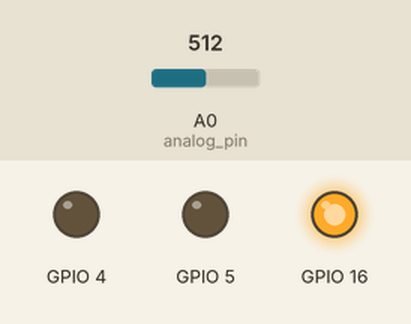
This sketch was run on a simulated ESP8266 (NodeMCU). On the bench: output pins drawn as LEDs (lit = HIGH). Inputs (shaded band) come from the test bench; at power-on: A0 (analog_pin) = 512. What the sketch prints to the serial monitor is not drawn.

Above: at 37.6 s.
At 68.1 s:
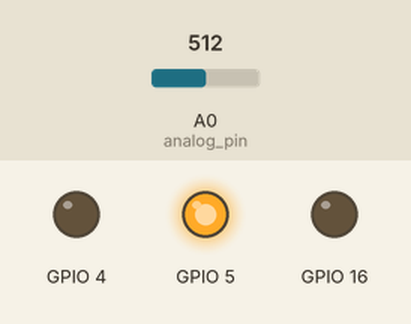
At 98.6 s:
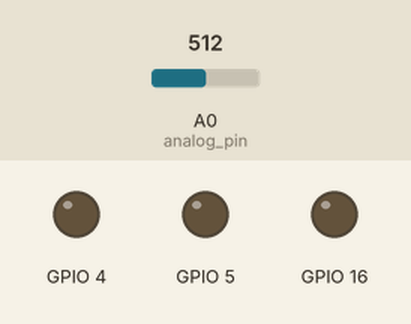
Timing chart, 0 to 130.0 s (numbered marks = the images above):
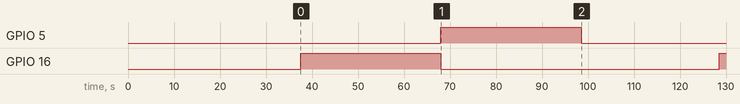

The sketch:

IoT-Crop-Monitoring-System.ino
```cpp
/*
    \file:   iotcrpmonitor.ino
    \brief:  This is source file for the implementation of the IoT crop monitor
    \author: César Villarreal @4497cv
    \date:   01/04/2020
*/

/****************************************
 * Include Libraries
 ****************************************/
#include "lib/UbidotsESPMQTT.h"
#include "lib/lm35dz.h"
#include "lib/cd4051be.h"
/****************************************
 * Define Constants
 ****************************************/
#define TOKEN          "BBFF-sCI4BMLnYxSCDgJwsR5AwQlwIqYsl6" // Your Ubidots TOKEN
#define WIFINAME_CASA  "ARRIS-AC62" //Your SSID
#define WIFIPASS_CASA  "F3DA7DAD49EFE77B" // Your Wifi Pass
#define WIFINAME       "The Coolest Pool Wifi"
#define WIFIPASS       "2WC466403315"
#define DEVICE_LABEL   "esp8266"
#define PWROUT_VALUE   62
#define TEMP_DELAY     60 //2 min delay
#define LUM_DELAY      100 //5 min delay
#define HUM_DELAY      240 //4 min delay

static uint8_t master_switch_st;
static float temp_delay;
static float lum_delay;
static float sm_delay;
static char* sw_topic = "/v1.6/devices/control/master-switch/lv";

Ubidots client(TOKEN);

void temperature_isr()
{
    float sensor_val;
    cd4051be_setChannel(CH_0);
    sensor_val = LM35DZ_get_current_temperature(celcius);

    if((temp_limit_low  <  sensor_val) &&
       (temp_limit_high >  sensor_val))
    {
        client.add("lm35", sensor_val);
        client.ubidotsPublish("node-mcu");
    }

    client.loop();
}

void luminosity_isr()
{
    float sensor_val;
    sensor_val = cd4051be_ChannelRead(CH_1);
    sensor_val = (sensor_val*100.0)/1024.0;
    client.add("luminosity", sensor_val);
    client.ubidotsPublish("node-mcu");
    client.loop();
}

void soil_humidity_isr()
{
    float sensor_val;
    sensor_val = cd4051be_ChannelRead(CH_2);
    sensor_val = (841-sensor_val)/4.05;
    client.add("soil-humidity", sensor_val);
    client.ubidotsPublish("node-mcu");
    client.loop();
}

void callback(char* topic, byte* payload, unsigned int length)
{
  int i;
  Serial.print(topic);

  for (i = 0; i < length ; i++) Serial.print((char)payload[i]);
  Serial.println();

  if(topic == sw_topic)
  {
      Serial.printf("MS payload [0] = %f\n", payload[0]);
      master_switch_st = payload[0];
  }

}

/****************************************
 * Main Functions
 ****************************************/
void setup()
{
  lm35dz_t sensor_config;
  sensor_config.op_mode = cd4051be;

  LM35DZ_init(sensor_config);
  /* multiplexer module initialization */
  cd4051be_init();

  /* establish serial communication */
  Serial.begin(115200);
  client.ubidotsSetBroker("industrial.api.ubidots.com");
  /* activate debugging messages on console */
  client.setDebug(true); // Pass a true or false bool value to activate debug messages
  /* establish wifi communication */
  client.wifiConnection(WIFINAME_CASA, WIFIPASS_CASA);
  /* set message callback function */
  client.begin(callback);
  /* subscribe to a device variable */
  client.ubidotsSubscribe("control","master-switch"); //Insert the dataSource and Variable's Labels

}

void loop()
{
 channel_e current_channel;
  float sensor_val;

  if(!client.connected())
  {
      client.reconnect();
  }


    current_channel = cd4051be_getCurrentChannel();

    switch(current_channel)
    {
      case CH_0:
          temperature_isr();
      break;
      case CH_1:
          luminosity_isr();
      break;
      case CH_2:
          soil_humidity_isr();
      break;
      default:

      break;
    }

  delay(30000);
  cd4051be_SwitchChannel();
  client.loop();
}
```

atmega328p.cpp
```cpp
#include "../lib/atmega328p.h"
```

cd4051be.cpp
```cpp
/*
    \file:   cd4051be.cpp
    \brief:  This is source file for the API for the cd405be multiplexor
    \author: César Villarreal @4497cv
    \date:   01/04/2020
*/
#include "../lib/cd4051be.h"

static channel_e ch_value_g;

static channel_t cd4051be_channels_g[CH_NUM]=
{
  {{CH_1, CH_2,  CH_0}},
  {{CH_2, CH_0,  CH_1}},
  {{CH_0, CH_1,  CH_2}}
};

void cd4051be_init(void)
{
  pinMode(COM,        INPUT); //COM port
  pinMode(MUX_C,     OUTPUT); //Digital pin 0
  pinMode(MUX_B,     OUTPUT); //Digital pin 1
  pinMode(MUX_A,     OUTPUT); //Digital pin 2
  cd4051be_setChannel(CH_0);
  ch_value_g = CH_0;
}

void cd4051be_setChannel(channel_e channelNumber)
{
  switch(channelNumber)
  {
    case CH_0:
        digitalWrite(MUX_C, LOW);
        digitalWrite(MUX_B, LOW);
        digitalWrite(MUX_A, LOW);
    break;
    case CH_1:
        digitalWrite(MUX_C, LOW);
        digitalWrite(MUX_B, LOW);
        digitalWrite(MUX_A, HIGH);
    break;
    case CH_2:
        digitalWrite(MUX_C, LOW);
        digitalWrite(MUX_B, HIGH);
        digitalWrite(MUX_A, LOW);
    break;
    default:
        digitalWrite(MUX_C, LOW);
        digitalWrite(MUX_B, LOW);
        digitalWrite(MUX_A, LOW);
    break;
  }
}

float cd4051be_ChannelRead(channel_e channelNumber)
{
  float analogReadValue;
  cd4051be_setChannel(channelNumber);
  delay(500);
  analogReadValue = analogRead(COM);
  return analogReadValue;
}

channel_e cd4051be_getCurrentChannel(void)
{
  return ch_value_g;
}

void cd4051be_SwitchChannel(void)
{
  ch_value_g = cd4051be_channels_g[ch_value_g].next[0];
}
```

lm35dz.cpp
```cpp
/*
    \file:   lm35dz.cpp
    \brief:  This is source file for the API for the LM35DZ temperature sensor
    \author: César Villarreal @4497cv
    \date:   01/04/2020
*/

#include <Arduino.h>
#include "../lib/lm35dz.h"

static float H_LPF[7]={-0.0956, 0.0468, 0.3148, 0.4525, 0.3148, 0.0468, -0.0956};
static float xn[7];

static lm35dz_t sensor_config_g;

/*
    \brief      This function initialices the LM35DZ temperature sensor
    \param[in]  lm35dz_t
    \param[out] float
*/
void LM35DZ_init(lm35dz_t sensor_config)
{
  uint8_t i;
  sensor_config.analog_pin = A0;

  switch(sensor_config.op_mode)
  {
   case normal:
      sensor_config.analog_pin = sensor_config.analog_pin;
   break;
   case cd4051be:
      sensor_config.analog_pin = A0;
   break;
   default:
      sensor_config.analog_pin = A0;
   break;
  }

  pinMode(sensor_config.analog_pin,  INPUT);

  Serial.println("calibrating temperature sensor....");

  /* tomar muestras iniciales */
  for(i = 6; i >= 1; i--)
  {
    xn[i] = analogRead(sensor_config_g.analog_pin);
    delay(1000);
  }
}

/*
    \brief      This function filters the temperature read value from the sensor
                to reduce noise.
    \param[in]  temp_e
    \param[out] float
*/
float LM35DZ_get_current_temperature(temp_e temperature_format)
{
  uint8_t i;
  volatile float x0;
  volatile float y;

  /* inicializar el valor de la salida */
  y=0;
  /* lectura de valor del ADC  */
  x0 = LM35DZ_read_temperature_celsius();

  if(farenheit == temperature_format)
  {
    x0 = LM35DZ_temperature_C2F(x0);
  }

  /* tomar muestras iniciales */
  for(i = 6; i >= 1; i--) xn[i] = xn[i-1];
  /* guardar el valor de temperatura actual */
  xn[0] = x0;
  /* realizar convolución de la entrada con la respuesta h1/h2 */
  for(i = 0; i < 7 ; i++) y += xn[i]* H_LPF[i];

  return y;
}

/*
    \brief      This function retrieves the current temperature value from the sensor in deg. celcius
    \param[in]  void
    \param[out] float
*/
static float LM35DZ_read_temperature_celsius(void)
{
  volatile float data;
  float celcius_temp;
  float v_out;

  /* read analog data from temperature sensor */
  data = analogRead(sensor_config_g.analog_pin);
  /* The analog values read from the Arduino may have a value between 0 and 1024,
   *  in which 0 corresponds to 0V and 1024 to 5V. So, we can easily get the output voltage of the sensor in mV */
  v_out = (data*3300)/1024;
  celcius_temp = v_out/10; /* 10 mv division*/
  return celcius_temp;
}

/*
    \brief
    \param[in]  void
    \param[out] float
*/
static float LM35DZ_temperature_C2F(float temp_value)
{
  return temp_value = (temp_value*1.8)+32;
}
```

soil_humidity.cpp
```cpp
#include "../lib/soil_humidity.h"

float soil_humidity_get_vwc()
{
  float voltage_val;

  voltage_val = 100-((voltage_val-0.452)/0.00402);

  return voltage_val;
}
```

Measured:
- by itself, GPIO 5: LOW → HIGH at 68.0 s, → LOW 30.5 s later
- by itself, GPIO 16: LOW → HIGH at 37.5 s, → LOW 30.5 s later, → HIGH 60.5 s later
